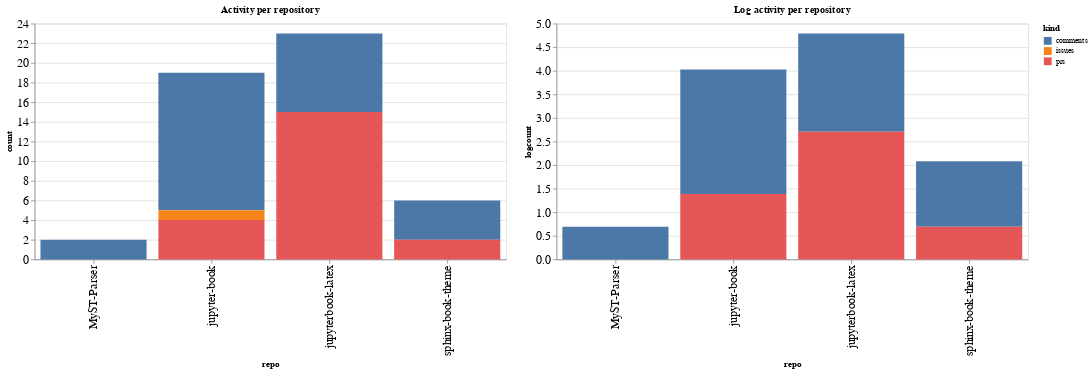

This figure's notebook cell:
### Code cell
ch1 = alt.Chart(repo_summaries, width=600, title="Activity per repository").mark_bar().encode(
    x='repo',
    y='count',
    color='kind',
    tooltip="kind"
)

ch2 = alt.Chart(repo_summaries, width=600, title="Log activity per repository").mark_bar().encode(
    x='repo',
    y='logcount',
    color='kind',
    tooltip="kind"
)

ch1 | ch2

### Figure 1 — Vega-Lite specification as saved in the notebook (floating-point values rounded to 4 significant figures)
{"config": {"axisLeft": {"labelFontSize": 15}, "axisBottom": {"labelFontSize": 15}}, "hconcat": [{"mark": "bar", "encoding": {"color": {"type": "nominal", "field": "kind"}, "tooltip": {"type": "nominal", "field": "kind"}, "x": {"type": "nominal", "field": "repo"}, "y": {"type": "quantitative", "field": "count"}}, "title": "Activity per repository", "width": 600}, {"mark": "bar", "encoding": {"color": {"type": "nominal", "field": "kind"}, "tooltip": {"type": "nominal", "field": "kind"}, "x": {"type": "nominal", "field": "repo"}, "y": {"type": "quantitative", "field": "logcount"}}, "title": "Log activity per repository", "width": 600}], "data": {"name": "data-478c04e0a73bc0ea433a5bc359aebd73"}, "$schema": "https://vega.github.io/schema/vega-lite/v4.8.1.json", "datasets": {"data-478c04e0a73bc0ea433a5bc359aebd73": [{"repo": "MyST-Parser", "kind": "comments", "count": 2, "logcount": 0.6931}, {"repo": "jupyter-book", "kind": "comments", "count": 14, "logcount": 2.639}, {"repo": "jupyter-book", "kind": "issues", "count": 1, "logcount": 0.0}, {"repo": "jupyter-book", "kind": "prs", "count": 4, "logcount": 1.386}, {"repo": "jupyterbook-latex", "kind": "comments", "count": 8, "logcount": 2.079}, {"repo": "jupyterbook-latex", "kind": "prs", "count": 15, "logcount": 2.708}, {"repo": "sphinx-book-theme", "kind": "comments", "count": 4, "logcount": 1.386}, {"repo": "sphinx-book-theme", "kind": "prs", "count": 2, "logcount": 0.6931}]}}
